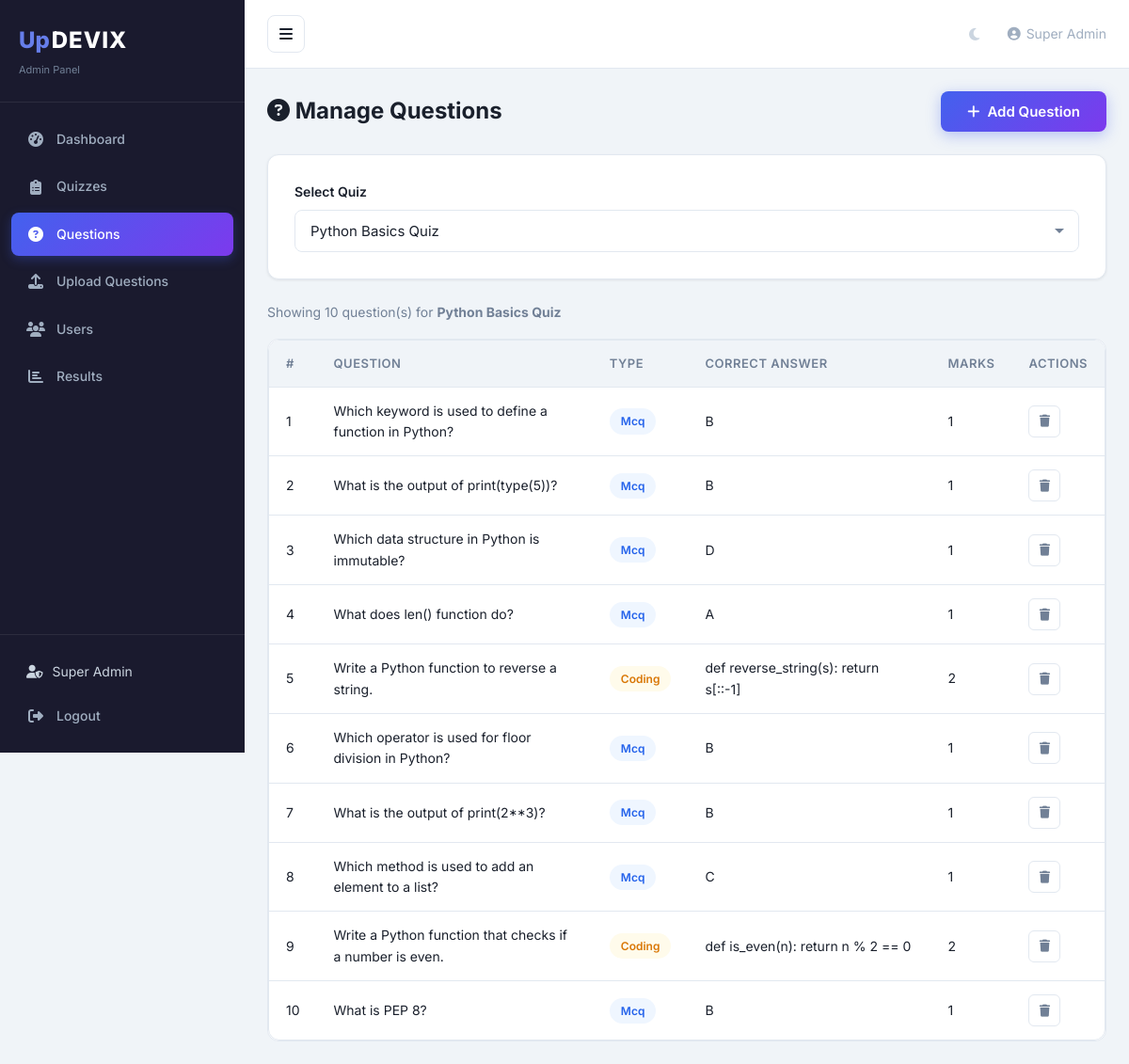
The app's page /admin/questions.php?quiz_id=3 (signed in) with its own data.
### tables this page shows
CREATE TABLE `quizzes` (
  `id` INT(11) NOT NULL AUTO_INCREMENT,
  `title` VARCHAR(200) NOT NULL,
  `description` TEXT DEFAULT NULL,
  `duration_minutes` INT(11) NOT NULL DEFAULT 30,
  `total_marks` INT(11) NOT NULL DEFAULT 0,
  `passing_marks` INT(11) NOT NULL DEFAULT 0,
  `is_active` TINYINT(1) NOT NULL DEFAULT 1,
  `is_randomized` TINYINT(1) NOT NULL DEFAULT 0,
  `created_by` INT(11) NOT NULL,
  `created_at` DATETIME NOT NULL DEFAULT CURRENT_TIMESTAMP,
  `updated_at` DATETIME NOT NULL DEFAULT CURRENT_TIMESTAMP ON UPDATE CURRENT_TIMESTAMP,
  PRIMARY KEY (`id`),
  INDEX `idx_is_active` (`is_active`),
  INDEX `idx_created_by` (`created_by`),
  CONSTRAINT `fk_quiz_admin` FOREIGN KEY (`created_by`) REFERENCES `admin`(`id`) ON DELETE CASCADE
);

CREATE TABLE `questions` (
  `id` INT(11) NOT NULL AUTO_INCREMENT,
  `quiz_id` INT(11) NOT NULL,
  `question_text` TEXT NOT NULL,
  `question_type` ENUM('mcq', 'aptitude', 'coding') NOT NULL DEFAULT 'mcq',
  `option_a` VARCHAR(500) DEFAULT NULL,
  `option_b` VARCHAR(500) DEFAULT NULL,
  `option_c` VARCHAR(500) DEFAULT NULL,
  `option_d` VARCHAR(500) DEFAULT NULL,
  `correct_answer` VARCHAR(500) NOT NULL,
  `marks` INT(11) NOT NULL DEFAULT 1,
  `coding_language` VARCHAR(50) DEFAULT NULL,
  `image_path` VARCHAR(255) DEFAULT NULL,
  `sort_order` INT(11) NOT NULL DEFAULT 0,
  `created_at` DATETIME NOT NULL DEFAULT CURRENT_TIMESTAMP,
  PRIMARY KEY (`id`),
  INDEX `idx_quiz_id` (`quiz_id`),
  INDEX `idx_question_type` (`question_type`),
  CONSTRAINT `fk_question_quiz` FOREIGN KEY (`quiz_id`) REFERENCES `quizzes`(`id`) ON DELETE CASCADE
);

### includes/session.php (called while the page is built, shortened)
<?php
function sanitize($input) {
    return htmlspecialchars(trim($input), ENT_QUOTES, 'UTF-8');
}

### admin/questions.php (the view, shortened to what this page needs)
<?php
require_once __DIR__ . '/../includes/session.php';
$pdo = getDBConnection();
$quizId = isset($_GET['quiz_id']) ? (int)$_GET['quiz_id'] : 0;
$allQuizzes = $pdo->query("SELECT id, title FROM quizzes ORDER BY title")->fetchAll();
$currentQuiz = null;
if ($quizId > 0) {
    $stmt = $pdo->prepare("SELECT * FROM quizzes WHERE id = ?");
    $stmt->execute([$quizId]);
    $currentQuiz = $stmt->fetch();
    $stmt = $pdo->prepare("SELECT * FROM questions WHERE quiz_id = ? ORDER BY sort_order ASC, id ASC");
    $stmt->execute([$quizId]);
    $questions = $stmt->fetchAll();
}
require_once __DIR__ . '/includes/admin-header.php';
?>
<div class="admin-page-header">
    <h1><i class="fas fa-question-circle"></i> Manage Questions</h1>
    <?php if ($quizId > 0): ?>
        <button class="btn btn-primary" onclick="document.getElementById('addModal').style.display='flex'">
            <i class="fas fa-plus"></i> Add Question
        </button>
    <?php endif; ?>
</div>
<div class="card" style="margin-bottom: 24px;">
    <div class="card-body">
        <form method="GET" style="display: flex; align-items: flex-end; gap: 16px; flex-wrap: wrap;">
            <div class="form-group" style="margin: 0; flex: 1; min-width: 250px;">
                <label class="form-label">Select Quiz</label>
                <select name="quiz_id" class="form-input" onchange="this.form.submit()">
                    <?php foreach ($allQuizzes as $q): ?>
                        <option value="<?php echo $q['id']; ?>" <?php echo $quizId == $q['id'] ? 'selected' : ''; ?>>
                            <?php echo sanitize($q['title']); ?>
                        </option>
                    <?php endforeach; ?>
                </select>
            </div>
        </form>
    </div>
</div>
<?php if ($quizId > 0 && $currentQuiz): ?>
    <div style="margin-bottom: 16px; color: var(--text-muted); font-size: 14px;">
        Showing <?php echo count($questions); ?> question(s) for <strong><?php echo sanitize($currentQuiz['title']); ?></strong>
    </div>
    <div class="admin-table-card">
        <div class="table-responsive">
            <table class="table">
                <thead>
                    <tr>
                        <th>#</th>
                        <th>Question</th>
                        <th>Type</th>
                        <th>Correct Answer</th>
                        <th>Marks</th>
                        <th>Actions</th>
                    </tr>
                </thead>
                <tbody>
                    <?php if (empty($questions)): ?>
                        <tr><td colspan="6" class="text-center" style="padding: 40px; color: var(--text-muted);">No questions yet. Add some questions!</td></tr>
                    <?php else: ?>
                        <?php foreach ($questions as $i => $q): ?>
                            <tr>
                                <td><?php echo $i + 1; ?></td>
                                <td style="max-width: 300px;">
                                    <?php echo sanitize(mb_substr($q['question_text'], 0, 100)); ?>
                                </td>
                                <td>
                                    <span class="badge <?php echo $q['question_type'] === 'mcq' ? 'badge-info' : ($q['question_type'] === 'coding' ? 'badge-warning' : 'badge-success'); ?>">
                                        <?php echo ucfirst($q['question_type']); ?>
                                    </span>
                                </td>
                                <td><?php echo sanitize(mb_substr($q['correct_answer'], 0, 50)); ?></td>
                                <td><?php echo $q['marks']; ?></td>
                                <td>
                                    <form method="POST" style="display:inline;" onsubmit="return confirm('Delete this question?')">
                                        <button type="submit" class="action-btn delete" title="Delete">
                                            <i class="fas fa-trash"></i>
                                        </button>
                                    </form>
                                </td>
                            </tr>
                        <?php endforeach; ?>
                    <?php endif; ?>
                </tbody>
            </table>
        </div>
    </div>
<?php endif; ?>
<?php require_once __DIR__ . '/includes/admin-footer.php'; ?>

### assets/css/style.css (style rules this page uses)
:root { --primary: #4361ee; --primary-dark: #3a56d4; --primary-light: #667eea; --secondary: #7c3aed; --accent: #06b6d4; --gradient-primary: linear-gradient(135deg, #667eea 0%, #764ba2 100%); --gradient-hero: linear-gradient(135deg, #e8edf5 0%, #d4e0f7 50%, #e0ecff 100%); --gradient-button: linear-gradient(135deg, #4361ee 0%, #7c3aed 100%); --dark-bg: #1a1a2e; --dark-secondary: #16213e; --dark-tertiary: #0f3460; --text-primary: #1a202c; --text-secondary: #4a5568; --text-muted: #718096; --bg-body: #f0f4f8; --bg-white: #ffffff; --bg-card: #ffffff; --border-color: #e2e8f0; --shadow-sm: 0 1px 3px rgba(0,0,0,0.08); --shadow-md: 0 4px 15px rgba(0,0,0,0.08); --shadow-lg: 0 10px 40px rgba(0,0,0,0.1); --shadow-xl: 0 20px 60px rgba(0,0,0,0.12); --radius-sm: 8px; --radius-md: 12px; --radius-lg: 16px; --radius-xl: 24px; --font-family: 'Inter', -apple-system, BlinkMacSystemFont, 'Segoe UI', sans-serif; --transition: all 0.3s cubic-bezier(0.4, 0, 0.2, 1); }
*, *::before, *::after { margin: 0; padding: 0; box-sizing: border-box; }
html { scroll-behavior: smooth; }
body { font-family: var(--font-family); background-color: var(--bg-body); color: var(--text-primary); line-height: 1.6; -webkit-font-smoothing: antialiased; -moz-osx-font-smoothing: grayscale; }
.btn { display: inline-flex; align-items: center; justify-content: center; gap: 8px; padding: 12px 28px; border-radius: var(--radius-sm); font-weight: 600; font-size: 15px; border: none; cursor: pointer; transition: var(--transition); font-family: var(--font-family); text-align: center; white-space: nowrap; }
.btn-primary { background: var(--gradient-button); color: #fff; box-shadow: 0 4px 15px rgba(67, 97, 238, 0.35); }
.form-group { margin-bottom: 20px; }
.form-label { display: block; font-weight: 600; font-size: 14px; color: var(--text-primary); margin-bottom: 8px; }
.form-input { width: 100%; padding: 12px 16px; border: 1.5px solid var(--border-color); border-radius: var(--radius-sm); font-size: 15px; color: var(--text-primary); background: var(--bg-white); transition: var(--transition); font-family: var(--font-family); }
.form-input::placeholder { color: var(--text-muted); }
select.form-input { appearance: none; background-repeat: no-repeat; background-position: right 14px center; padding-right: 36px; }
.card { background: var(--bg-card); border-radius: var(--radius-md); border: 1px solid var(--border-color); box-shadow: var(--shadow-sm); transition: var(--transition); overflow: hidden; }
.card-body { padding: 28px; }
.table-responsive { overflow-x: auto; border-radius: var(--radius-md); border: 1px solid var(--border-color); }
.table { width: 100%; border-collapse: collapse; font-size: 14px; }
.table th { background: var(--bg-body); padding: 14px 18px; text-align: left; font-weight: 600; font-size: 13px; color: var(--text-muted); text-transform: uppercase; letter-spacing: 0.5px; border-bottom: 1px solid var(--border-color); }
.table td { padding: 14px 18px; border-bottom: 1px solid var(--border-color); color: var(--text-primary); }
.table tr:last-child td { border-bottom: none; }
.badge { display: inline-flex; align-items: center; padding: 4px 12px; border-radius: 50px; font-size: 12px; font-weight: 600; }
.badge-warning { background: #fffbeb; color: #d97706; }
.badge-info { background: #eff6ff; color: #2563eb; }

### assets/css/admin.css (style rules this page uses)
.admin-page-header { display: flex; align-items: center; justify-content: space-between; margin-bottom: 24px; flex-wrap: wrap; gap: 16px; }
.admin-page-header h1 { font-size: 24px; font-weight: 700; color: var(--text-primary); }
.admin-table-card { background: var(--bg-card); border-radius: var(--radius-md); border: 1px solid var(--border-color); overflow: hidden; }
.action-btn { width: 34px; height: 34px; border-radius: 6px; border: 1px solid var(--border-color); background: var(--bg-white); color: var(--text-muted); cursor: pointer; display: flex; align-items: center; justify-content: center; transition: var(--transition); font-size: 13px; }

### records on screen
quizzes: title "Python Basics Quiz"
questions: question_text "Which keyword is used to define a function in Python?", question_type "Mcq", correct_answer "B", marks "1"
questions: question_text "What is the output of print(type(5))?", question_type "Mcq", correct_answer "B", marks "1"
questions: question_text "Which data structure in Python is immutable?", question_type "Mcq", correct_answer "D", marks "1"
questions: question_text "What does len() function do?", question_type "Mcq", correct_answer "A", marks "1"
questions: question_text "Write a Python function to reverse a string.", question_type "Coding", correct_answer "def reverse_string(s): return s[::-1]", marks "2"
questions: question_text "Which operator is used for floor division in Python?", question_type "Mcq", correct_answer "B", marks "1"
questions: question_text "What is the output of print(2**3)?", question_type "Mcq", correct_answer "B", marks "1"
questions: question_text "Which method is used to add an element to a list?", question_type "Mcq", correct_answer "C", marks "1"
questions: question_text "Write a Python function that checks if a number is even.", question_type "Coding", correct_answer "def is_even(n): return n % 2 == 0", marks "2"
questions: question_text "What is PEP 8?", question_type "Mcq", correct_answer "B", marks "1"

### other values on screen
$_SESSION['admin_name'] "Super Admin"
count($questions) "10"
form field quiz_id "Python Basics Quiz"
